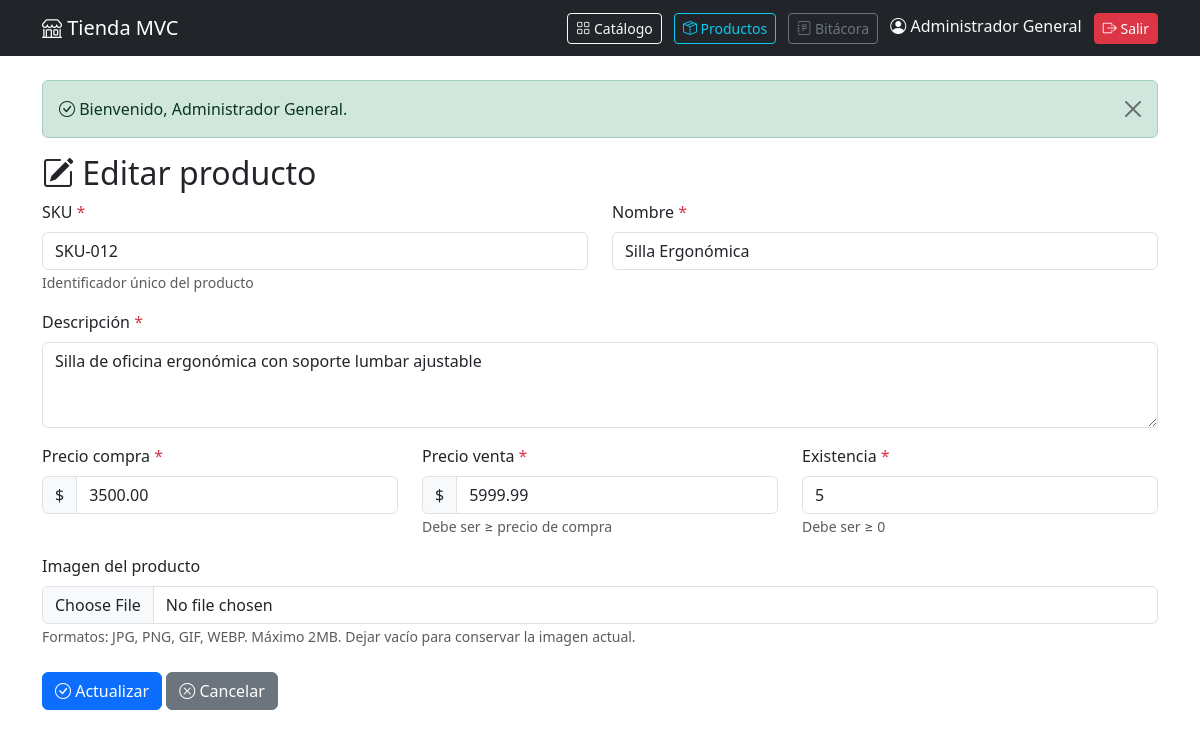
The app's page /productos/edit?id=12 (signed in) with its own data.
### tables this page shows
CREATE TABLE IF NOT EXISTS productos (
    id INT AUTO_INCREMENT PRIMARY KEY,
    sku VARCHAR(50) NOT NULL UNIQUE,
    nombre VARCHAR(100) NOT NULL,
    descripcion TEXT NOT NULL,
    precio_compra DECIMAL(10,2) NOT NULL,
    precio_venta DECIMAL(10,2) NOT NULL,
    existencia INT NOT NULL DEFAULT 0,
    imagen VARCHAR(255) DEFAULT NULL,
    created_at TIMESTAMP DEFAULT CURRENT_TIMESTAMP,
    updated_at TIMESTAMP DEFAULT CURRENT_TIMESTAMP ON UPDATE CURRENT_TIMESTAMP
);

### controllers/ProductoController.php (called while the page is built, shortened)
<?php
class ProductoController
{
    private ProductoModel $productoModel;
    public function __construct()
    {
        $this->productoModel = new ProductoModel();
    }
    public function edit(): void
    {
        $id = (int) ($_GET['id'] ?? 0);
        $producto = $this->productoModel->obtenerPorId($id);
        require_once __DIR__ . '/../views/productos/edit.php';
    }
}

### config/Autoload.php (called while the page is built, shortened)
<?php
spl_autoload_register(function ($class) {
    $baseDir = __DIR__ . '/../';
    $class = str_replace('\\', '/', $class);
    $parts = explode('/', $class);
    if (!empty($parts)) {
        $parts[0] = strtolower($parts[0]);
    }
    $file = $baseDir . implode('/', $parts) . '.php';
});

### config/Database.php (called while the page is built, shortened)
<?php
class Database
{
    private string $host = 'localhost';
    private string $dbName = 'tienda_mvc';
    private string $username = 'root';
    private string $password = '';
    private string $charset = 'utf8mb4';
    public function connect(): PDO
    {
        try {
            $dsn = "mysql:host={$this->host};dbname={$this->dbName};charset={$this->charset}";
            $pdo = new PDO($dsn, $this->username, $this->password);
            $pdo->setAttribute(PDO::ATTR_ERRMODE, PDO::ERRMODE_EXCEPTION);
            $pdo->setAttribute(PDO::ATTR_DEFAULT_FETCH_MODE, PDO::FETCH_ASSOC);
            return $pdo;
        } catch (PDOException $e) {
            die('Error de conexión: ' . $e->getMessage());
        }
    }
}

### models/ProductoModel.php (called while the page is built, shortened)
<?php
class ProductoModel
{
    private PDO $conexion;
    public function __construct()
    {
        $db = new Database();
        $this->conexion = $db->connect();
    }
    public function obtenerPorId(int $id): ?array
    {
        try {
            $sql = 'SELECT * FROM productos WHERE id = :id LIMIT 1';
            $stmt = $this->conexion->prepare($sql);
            $stmt->bindParam(':id', $id, PDO::PARAM_INT);
            $stmt->execute();
            $producto = $stmt->fetch();
            return $producto ?: null;
        } catch (PDOException $e) {
            return null;
        }
    }
}

### views/productos/edit.php (the view, shortened to what this page needs)
<?php
require_once __DIR__ . '/../layouts/header.php';
?>
<h2><i class="bi bi-pencil-square"></i> Editar producto</h2>
<form action="<?= BASE_URL ?>/productos/update" method="POST" enctype="multipart/form-data">
    <div class="row">
        <div class="col-md-6">
            <div class="mb-3">
                <label class="form-label">SKU <span class="text-danger">*</span></label>
                <input type="text" name="sku" class="form-control" value="<?= htmlspecialchars($producto['sku']); ?>" required>
                <small class="text-muted">Identificador único del producto</small>
            </div>
        </div>
        <div class="col-md-6">
            <div class="mb-3">
                <label class="form-label">Nombre <span class="text-danger">*</span></label>
                <input type="text" name="nombre" class="form-control" value="<?= htmlspecialchars($producto['nombre']); ?>" required>
            </div>
        </div>
    </div>
    <div class="mb-3">
        <label class="form-label">Descripción <span class="text-danger">*</span></label>
        <textarea name="descripcion" class="form-control" rows="3" required><?= htmlspecialchars($producto['descripcion']); ?></textarea>
    </div>
    <div class="row">
        <div class="col-md-4">
            <div class="mb-3">
                <label class="form-label">Precio compra <span class="text-danger">*</span></label>
                <div class="input-group">
                    <span class="input-group-text">$</span>
                    <input type="number" step="0.01" min="0" name="precio_compra" class="form-control"
                           value="<?= htmlspecialchars((string)$producto['precio_compra']); ?>" required>
                </div>
            </div>
        </div>
        <div class="col-md-4">
            <div class="mb-3">
                <label class="form-label">Precio venta <span class="text-danger">*</span></label>
                <div class="input-group">
                    <span class="input-group-text">$</span>
                    <input type="number" step="0.01" min="0" name="precio_venta" class="form-control"
                           value="<?= htmlspecialchars((string)$producto['precio_venta']); ?>" required>
                </div>
                <small class="text-muted">Debe ser ≥ precio de compra</small>
            </div>
        </div>
        <div class="col-md-4">
            <div class="mb-3">
                <label class="form-label">Existencia <span class="text-danger">*</span></label>
                <input type="number" min="0" name="existencia" class="form-control"
                       value="<?= (int)$producto['existencia']; ?>" required>
                <small class="text-muted">Debe ser ≥ 0</small>
            </div>
        </div>
    </div>
    <div class="mb-3">
        <label class="form-label">Imagen del producto</label>
        <input type="file" name="imagen" class="form-control" accept="image/jpeg,image/png,image/gif,image/webp">
        <small class="text-muted">Formatos: JPG, PNG, GIF, WEBP. Máximo 2MB. Dejar vacío para conservar la imagen actual.</small>
    </div>
    <div class="mt-4">
        <button type="submit" class="btn btn-primary">
            <i class="bi bi-check-circle"></i> Actualizar
        </button>
        <a href="<?= BASE_URL ?>/productos" class="btn btn-secondary">
            <i class="bi bi-x-circle"></i> Cancelar
        </a>
    </div>
</form>
<?php require_once __DIR__ . '/../layouts/footer.php'; ?>

### records on screen
productos: sku "SKU-012", nombre "Silla Ergonómica", descripcion "Silla de oficina ergonómica con soporte lumbar ajustable", precio_compra "3500.00", precio_venta "5999.99", existencia "5"

### other values on screen
$_SESSION['admin']['nombre_completo'] "Administrador General"
$_SESSION['success'] "Bienvenido, Administrador General."
